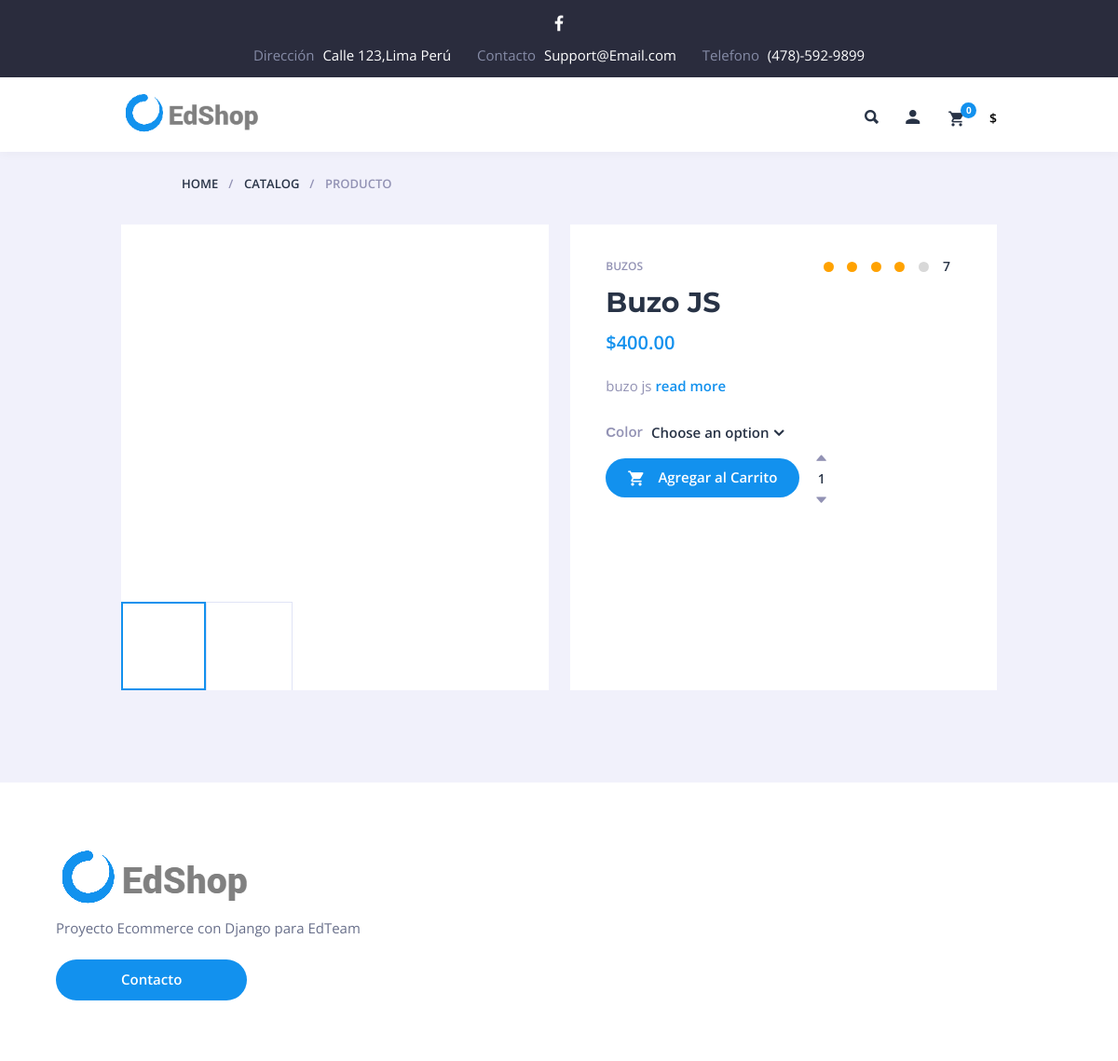
Screenshot of /detalleProducto/3 with the database file from the repository.
### web/models.py (models this page shows, shortened)
class Producto(models.Model):
    categoria = models.ForeignKey(Categoria,on_delete=models.RESTRICT)
    nombre = models.CharField(max_length=200)
    descripcion= models.TextField(null=True)
    precio = models.DecimalField(max_digits=9,decimal_places=2)
    fecha_registro = models.DateTimeField(auto_now_add=True)
    imagen = models.ImageField(upload_to='productos',blank=True)

class Categoria(models.Model):
    nombre = models.CharField(max_length=200)
    fecha_registro = models.DateTimeField(auto_now_add=True)
    def __str__(self):
        return self.nombre

### web/views.py (the view)
# urls.py: path('detalleProducto/<int:producto_id>', views.detalleProducto, name='detalleProducto'),
def detalleProducto(request, producto_id):
    objProducto = get_object_or_404(Producto, pk=producto_id)
    context = {
        'producto' : objProducto
    }
    return render(request, 'producto.html', context)

### web/templates/producto.html (shortened to what this page needs)
{% extends 'layout.html' %}
{% block content %}
    <ul class="b-crumbs">
        <li><a href="/">Home</a></li>
        <li><a href="/">Catalog</a></li>
        <li>Producto</li>
    </ul>
    <article>
    <div class="prod">
        <div class="prod-slider-wrap prod-slider-shown">
            <div class="flexslider prod-slider" id="prod-slider">
                <ul class="slides">
                    <li>
                        <a data-fancybox-group="prod" class="fancy-img" href="#">
                        </a>
                    </li>
                </ul>
            </div>
            <div class="flexslider prod-thumbs" id="prod-thumbs">
                <ul class="slides">
                    <li>
                    </li>
                    <li>
                    </li>
                </ul>
            </div>
        </div>
        <div class="prod-cont">
            <div class="prod-rating-wrap">
                <p data-rating="4" class="prod-rating">
                    <i class="rating-ico" title="1"></i>
                    <i class="rating-ico" title="2"></i>
                    <i class="rating-ico" title="3"></i>
                    <i class="rating-ico" title="4"></i>
                    <i class="rating-ico" title="5"></i>
                </p>
                <p class="prod-rating-count">7</p>
            </div>
            <p class="prod-categs"><a href="#">{{producto.categoria}}</a></p>
            <h1>{{producto.nombre}}</h1>
            <div class="variations_form cart">
                <p class="prod-price">${{producto.precio}}</p>
                <p class="prod-excerpt">{{producto.descripcion}}
                    <a id="prod-showdesc" class="prod-excerpt-more" href="#">read more</a></p>
                <div class="prod-add">
                    <form action="{% url 'web:agregarCarrito' producto.id %}" method="post">
                        <div class="variations">
                            <div class="variations-row">
                                <div class="label"><label >Сolor</label></div>
                                <div class="value">
                                    <select>
                                        <option value="">Choose an option</option>
                                    </select>
                                </div>
                            </div>
                        </div>
                        <button type="submit" class="button"><i class="icon ion-android-cart"></i> Agregar al Carrito</button>
                        <p class="qnt-wrap prod-li-qnt">
                            <a href="#" class="qnt-plus prod-li-plus"><i class="icon ion-arrow-up-b"></i></a>
                            <input type="text" name="cantidad" value="1">
                            <a href="#" class="qnt-minus prod-li-minus"><i class="icon ion-arrow-down-b"></i></a>
                        </p>
                    </form>
                </div>
            </div>
        </div>
    </div>
</article>
{% endblock %}

### web/static/css/flexslider.css (style rules this page uses)
.slides, .slides > li, .flex-control-nav, .flex-direction-nav { margin: 0; padding: 0; list-style: none; }
.flexslider { margin: 0; padding: 0; }
.flexslider .slides > li { display: none; -webkit-backface-visibility: hidden; }
.flexslider .slides:after { content: ""; display: block; clear: both; visibility: hidden; line-height: 0; height: 0; }
.flexslider { position: relative; zoom: 1; }
.flexslider .slides { zoom: 1; }

### rows the page displays
Producto: categoria "BUZOS", nombre "Buzo JS", precio "400.00", descripcion "buzo js"

### other values shown
{{ request.session.cart.items|length }} "0"
